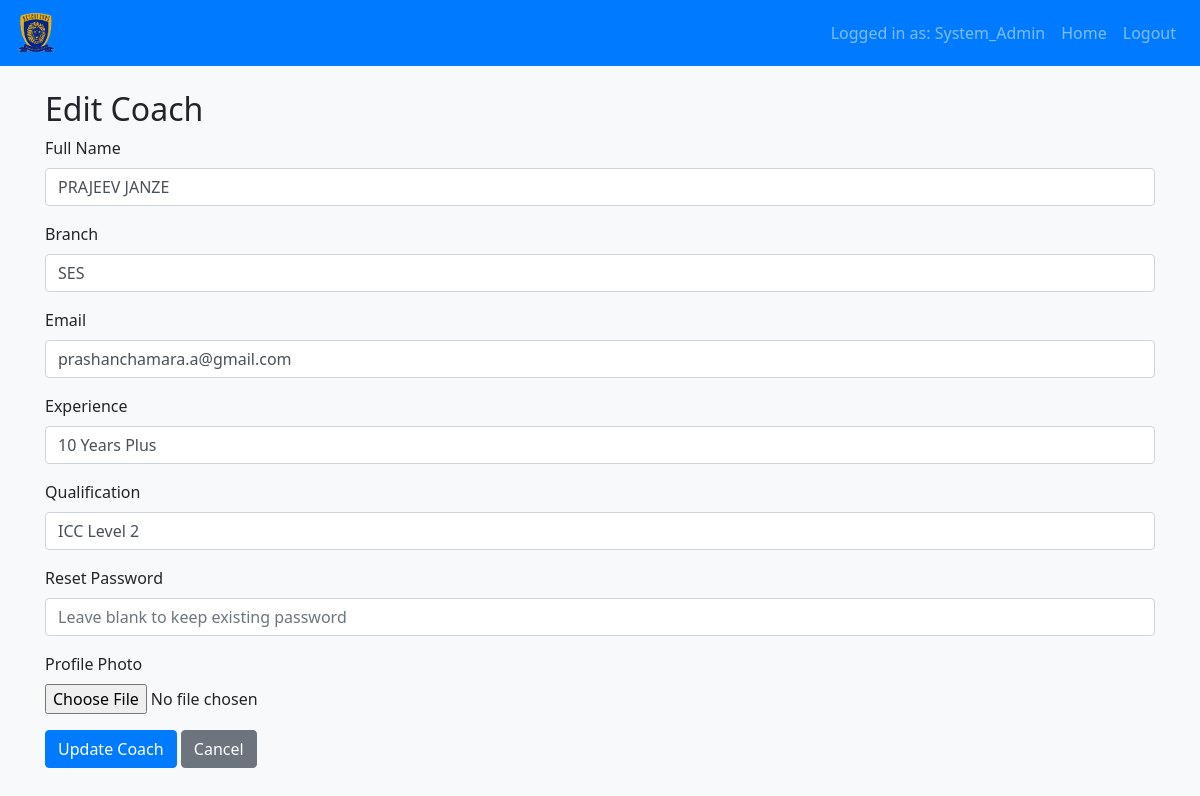
/sysadmin/edit_coach/4 (signed in), run on the app's committed database.
### app.py (models this page shows, shortened)
class User(UserMixin, db.Model):
    id = db.Column(db.Integer, primary_key=True)
    username = db.Column(db.String(150), unique=True, nullable=False)
    password_hash = db.Column(db.String(150), nullable=False)
    role = db.Column(db.String(50), nullable=False)  # 'sys_admin', 'admin', 'coach'
    full_name = db.Column(db.String(150))
    branch = db.Column(db.String(150))
    email = db.Column(db.String(150))
    profile_photo = db.Column(db.String(200))
    experience = db.Column(db.String(150))
    qualification = db.Column(db.String(150))
    assigned_admin_id = db.Column(db.Integer, db.ForeignKey('user.id'), nullable=True)
    coaches = db.relationship('User', backref='admin_officer', remote_side=[id], lazy=True)

### app.py (the view, shortened to what this page needs)
@app.route('/sysadmin/edit_coach/<int:coach_id>', methods=['GET', 'POST'])
@login_required
def edit_coach(coach_id):
    if current_user.role != 'sys_admin':
        flash("Access denied.", "danger")
        return redirect(url_for('dashboard'))
    coach_obj = User.query.get_or_404(coach_id)
    if coach_obj.role != 'coach':
        flash("Cannot edit non-coach user here.", "danger")
        return redirect(url_for('manage_records', record_type='Coach'))
    return render_template('edit_coach.html', coach=coach_obj)

### app.py (called while the page is built)
@login_manager.user_loader
def load_user(user_id):
    return User.query.get(int(user_id))

### templates/edit_coach.html
{% extends "base.html" %}
{% block content %}
<h2>Edit Coach</h2>
<form method="POST" action="{{ url_for('edit_coach', coach_id=coach.id) }}" enctype="multipart/form-data">
  <div class="form-group">
    <label for="full_name">Full Name</label>
    <input type="text" name="full_name" class="form-control" value="{{ coach.full_name }}" required>
  </div>
  <div class="form-group">
    <label for="branch">Branch</label>
    <input type="text" name="branch" class="form-control" value="{{ coach.branch }}">
  </div>
  <div class="form-group">
    <label for="email">Email</label>
    <input type="email" name="email" class="form-control" value="{{ coach.email }}">
  </div>
  <div class="form-group">
    <label for="experience">Experience</label>
    <input type="text" name="experience" class="form-control" value="{{ coach.experience }}">
  </div>
  <div class="form-group">
    <label for="qualification">Qualification</label>
    <input type="text" name="qualification" class="form-control" value="{{ coach.qualification }}">
  </div>
  <div class="form-group">
    <label for="new_password">Reset Password</label>
    <input type="password" name="new_password" class="form-control" placeholder="Leave blank to keep existing password">
  </div>
  <div class="form-group">
    <label for="profile_photo">Profile Photo</label>
    <input type="file" name="profile_photo" class="form-control-file">
  </div>
  <button type="submit" class="btn btn-primary">Update Coach</button>
  <a href="{{ url_for('manage_records', record_type='Coach') }}" class="btn btn-secondary">Cancel</a>
</form>
{% endblock %}

### templates/base.html (shortened to what this page needs)
<!DOCTYPE html>
<html lang="en">
<head>
  <link rel="stylesheet" href="https://stackpath.bootstrapcdn.com/bootstrap/4.5.2/css/bootstrap.min.css">
  <link rel="stylesheet" href="https://cdnjs.cloudflare.com/ajax/libs/animate.css/4.1.1/animate.min.css"/>
  <link rel="stylesheet" href="{{ url_for('static', filename='css/style.css') }}">
</head>
<body>
  <nav class="navbar navbar-expand-lg navbar-dark bg-primary">
    <a class="navbar-brand" href="{{ url_for('dashboard') }}">
      <img src="{{ url_for('static', filename='img/logo.png') }}" alt="Logo" style="height:40px;">
    </a>
    <div class="collapse navbar-collapse" id="navbarNav">
      <ul class="navbar-nav ml-auto">
        {% if current_user.is_authenticated %}
          <li class="nav-item d-flex align-items-center">
            <span class="nav-link mb-0">Logged in as: {{ current_user.username }}</span>
          </li>
          <li class="nav-item">
            <a class="nav-link" href="{{ url_for('dashboard') }}">Home</a>
          </li>
          <li class="nav-item">
            <a class="nav-link" href="{{ url_for('logout') }}">Logout</a>
          </li>
        {% endif %}
      </ul>
    </div>
  </nav>
  <div class="container mt-4">
    {% block content %}{% endblock %}
  </div>
</body>
</html>

### static/css/style.css (style rules this page uses)
body { background-color: #f8f9fa; font-family: "Segoe UI", Tahoma, Geneva, Verdana, sans-serif; }
.navbar { background-color: #007bff; }
.btn-primary { background-color: #007bff; border-color: #007bff; transition: background-color 0.3s ease; }

### data on the page
User: username "System_Admin"
User: full_name "PRAJEEV JANZE", branch "SES", email "prashanchamara.a@gmail.com", experience "10 Years Plus", qualification "ICC Level 2"
